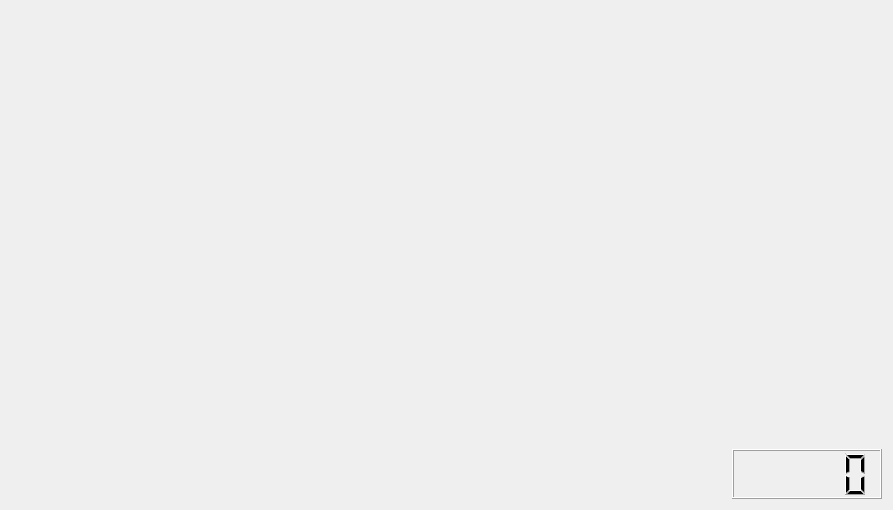
<?xml version="1.0" encoding="UTF-8"?>
<ui version="4.0">
 <class>Widget</class>
 <widget class="QWidget" name="Widget">
  <property name="geometry">
   <rect>
    <x>0</x>
    <y>0</y>
    <width>893</width>
    <height>510</height>
   </rect>
  </property>
  <property name="windowTitle">
   <string>Widget</string>
  </property>
  <layout class="QVBoxLayout" name="verticalLayout_2">
   <item>
    <spacer name="verticalSpacer">
     <property name="orientation">
      <enum>Qt::Vertical</enum>
     </property>
     <property name="sizeHint" stdset="0">
      <size>
       <width>20</width>
       <height>40</height>
      </size>
     </property>
    </spacer>
   </item>
   <item>
    <layout class="QVBoxLayout" name="verticalLayout">
     <item>
      <layout class="QHBoxLayout" name="horizontalLayout">
       <item>
        <spacer name="horizontalSpacer">
         <property name="orientation">
          <enum>Qt::Horizontal</enum>
         </property>
         <property name="sizeHint" stdset="0">
          <size>
           <width>40</width>
           <height>20</height>
          </size>
         </property>
        </spacer>
       </item>
       <item>
        <widget class="QLCDNumber" name="lcdNumber">
         <property name="minimumSize">
          <size>
           <width>150</width>
           <height>50</height>
          </size>
         </property>
        </widget>
       </item>
      </layout>
     </item>
    </layout>
   </item>
  </layout>
 </widget>
 <layoutdefault spacing="6" margin="11"/>
 <resources/>
 <connections/>
</ui>
